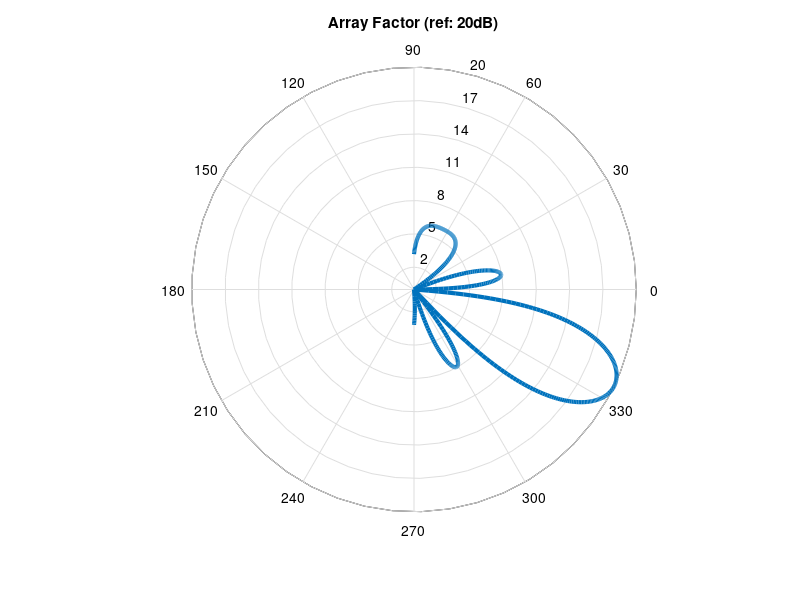

Reproduce this figure in MATLAB.
N = 5; % Elements
d = 0.5; % Spacing (in wavelengths)
ph = pi/7; % Phasing
amplitude_window = linspace(1, 1, N);
% amplitude_window = hamming(N);
theta = linspace(-pi/2, pi/2, 720);

% Array factor
AF = zeros(size(theta));
for n = 1:N
    AF = AF + amplitude_window(n) * exp(1i * 2 * pi * (n-1) * d * sin(theta + ph));
end
AF = AF / N;

AF = abs(AF).^2; % Magnitude
AF = max(10 * log10(AF * 100), 0); % Referencing up to 20dB, cutting negative values

figure;
h = polar(theta, AF);
set(h, "linewidth", 3);
set (gca, "rtick", 2:3:20);
title('Array Factor (ref: 20dB)');

pause();

